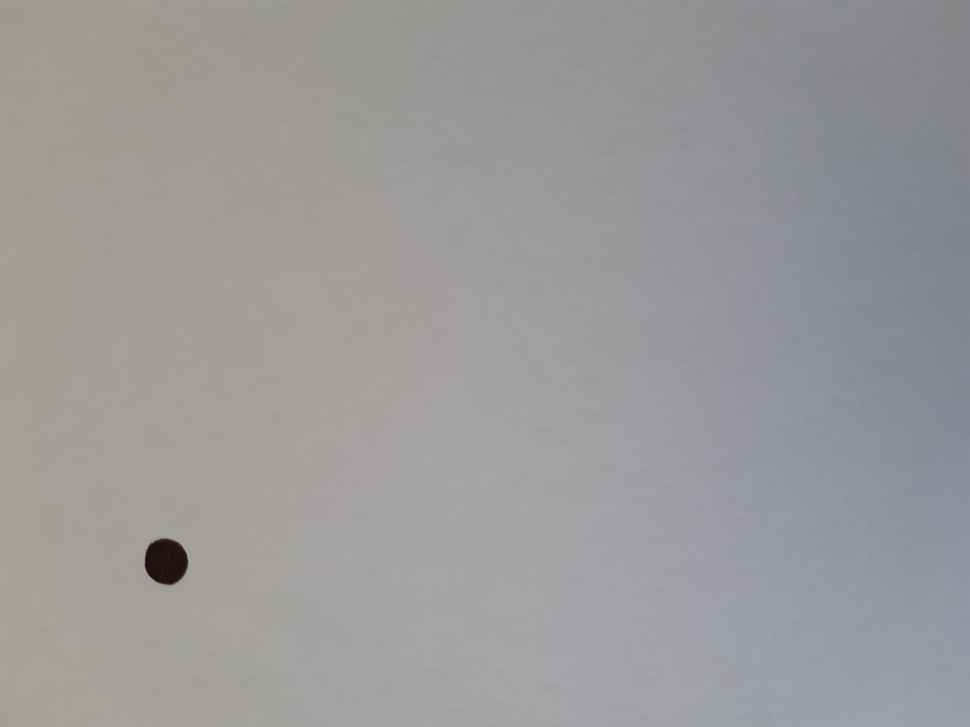
%> input picture foto1.jpg, 970 x 727 px, shrunk from 4608 x 3456 before the run
$ octave testing_tracking_image.m   (GNU Octave 9; MATLAB toolbox functions it lacks are replaced by stand-ins)
%> lines starting %> are read from the running program, lines starting %| are printed output that depends on the picture
%% testing tracking sequence of images

foto1=rgb2gray(imread('foto1.jpg'));
%> foto1: size 727x970 uint8; min 11, max 168, mean 154.4
foto2=rgb2gray(imread('foto2.jpg'));
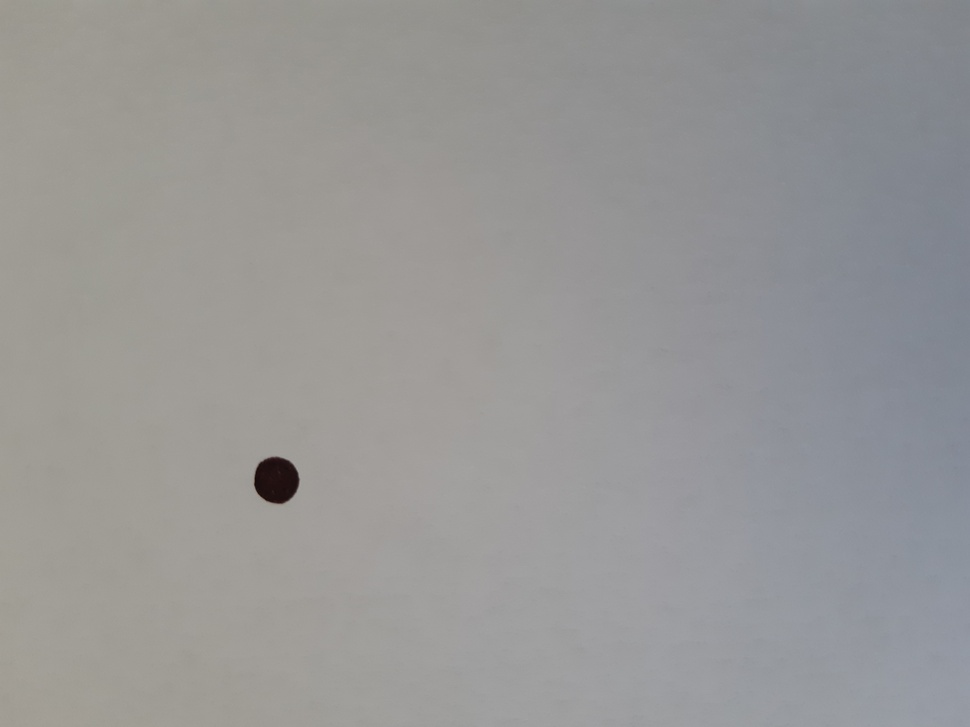
%> input picture foto2.jpg, 970 x 727 px, shrunk from 4608 x 3456 before the run
%> foto2: size 727x970 uint8; min 12, max 166, mean 151.2
foto3=rgb2gray(imread('foto3.jpg'));
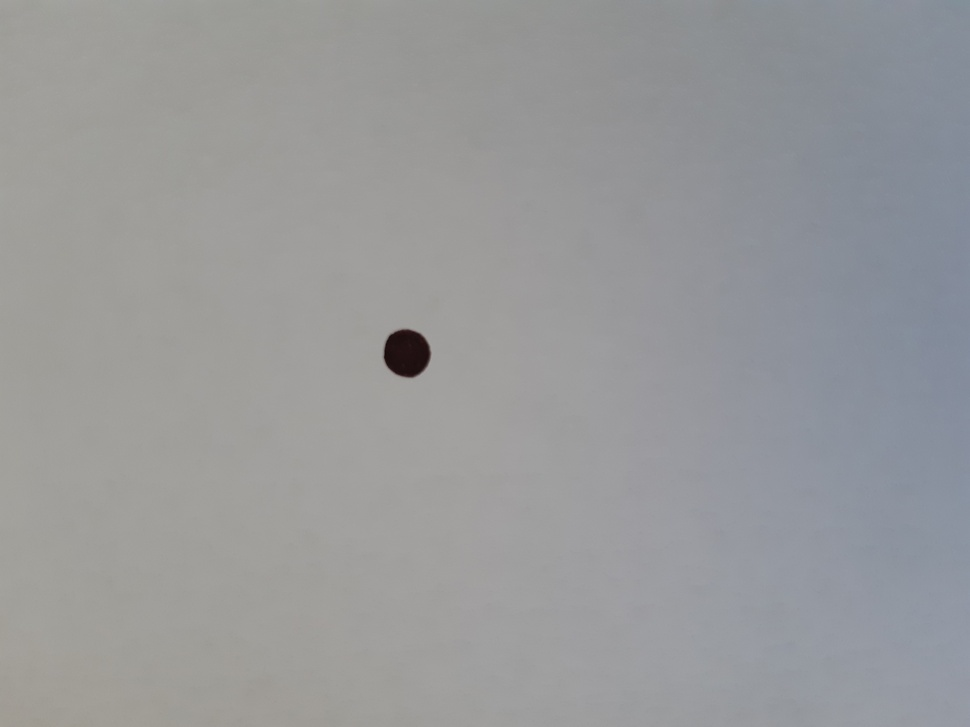
%> input picture foto3.jpg, 970 x 727 px, shrunk from 4608 x 3456 before the run
%> foto3: size 727x970 uint8; min 12, max 164, mean 153.2
foto4=rgb2gray(imread('foto4.jpg'));
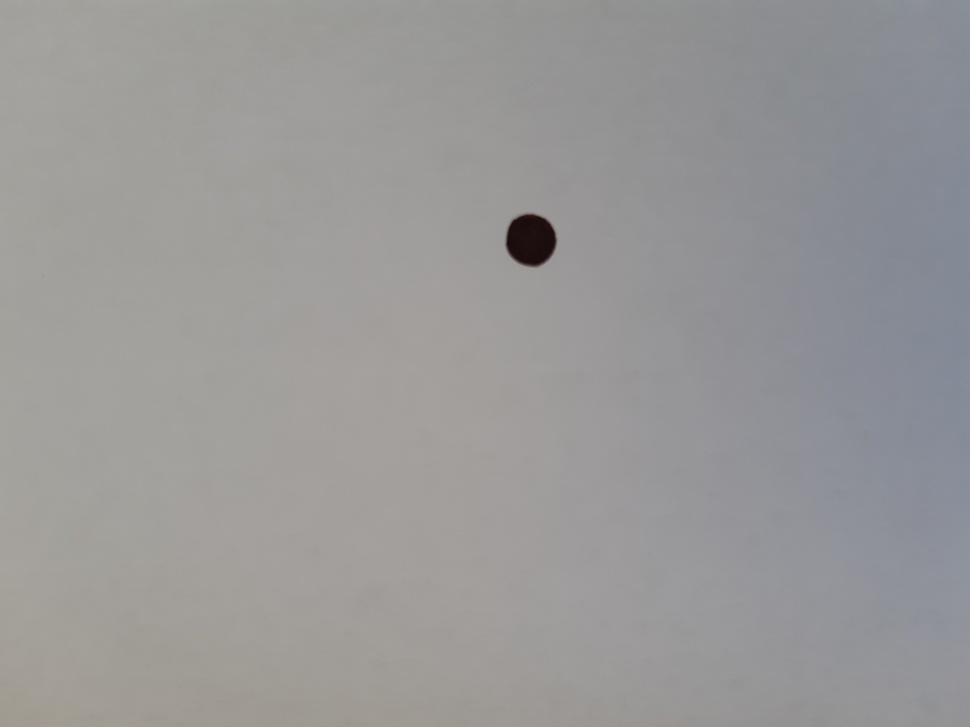
%> input picture foto4.jpg, 970 x 727 px, shrunk from 4608 x 3456 before the run
%> foto4: size 727x970 uint8; min 13, max 165, mean 152.8
foto5=rgb2gray(imread('foto5.jpg'));
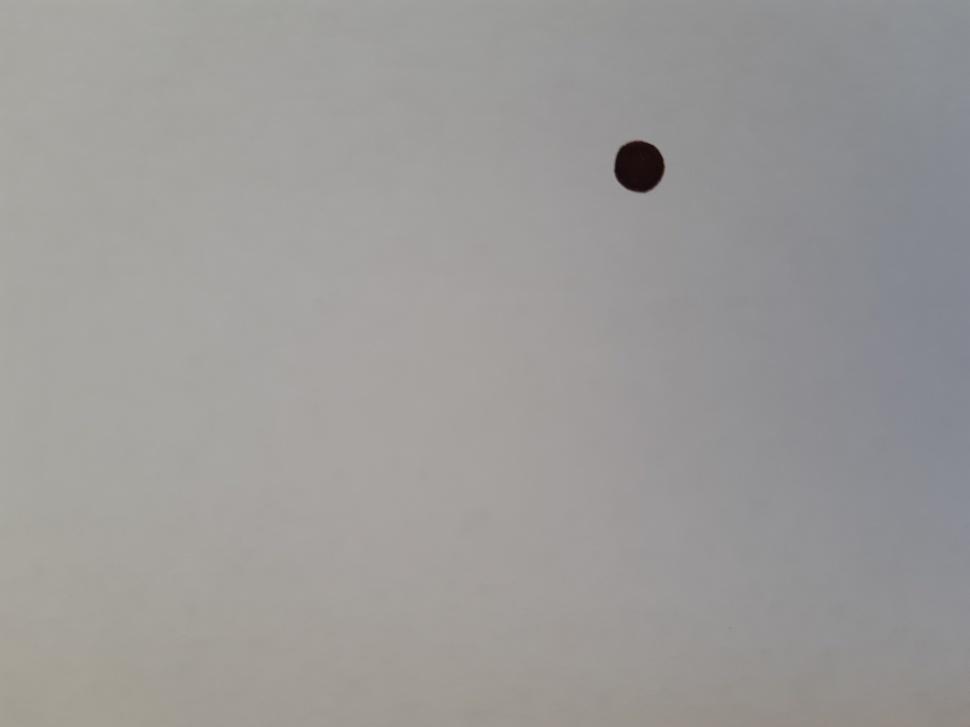
%> input picture foto5.jpg, 970 x 727 px, shrunk from 4608 x 3456 before the run
%> foto5: size 727x970 uint8; min 12, max 170, mean 154.7

figure(1)
subplot(1,5,1)
imshow(foto1)
subplot(1,5,2)
imshow(foto2)
subplot(1,5,3)
imshow(foto3)
subplot(1,5,4)
imshow(foto4)
subplot(1,5,5)
imshow(foto5)

background1 = imdilate(foto1, ones(20, 20, 5));
%> background1: size 727x890 uint8; every value is 224
background2 = imdilate(foto2, ones(20, 20, 5));
background3 = imdilate(foto3, ones(20, 20, 5));
background4 = imdilate(foto4, ones(20, 20, 5));
background5 = imdilate(foto5, ones(20, 20, 5));
%absolute difference between each frame and its corresponding background estimate
%> (the run ends here)
